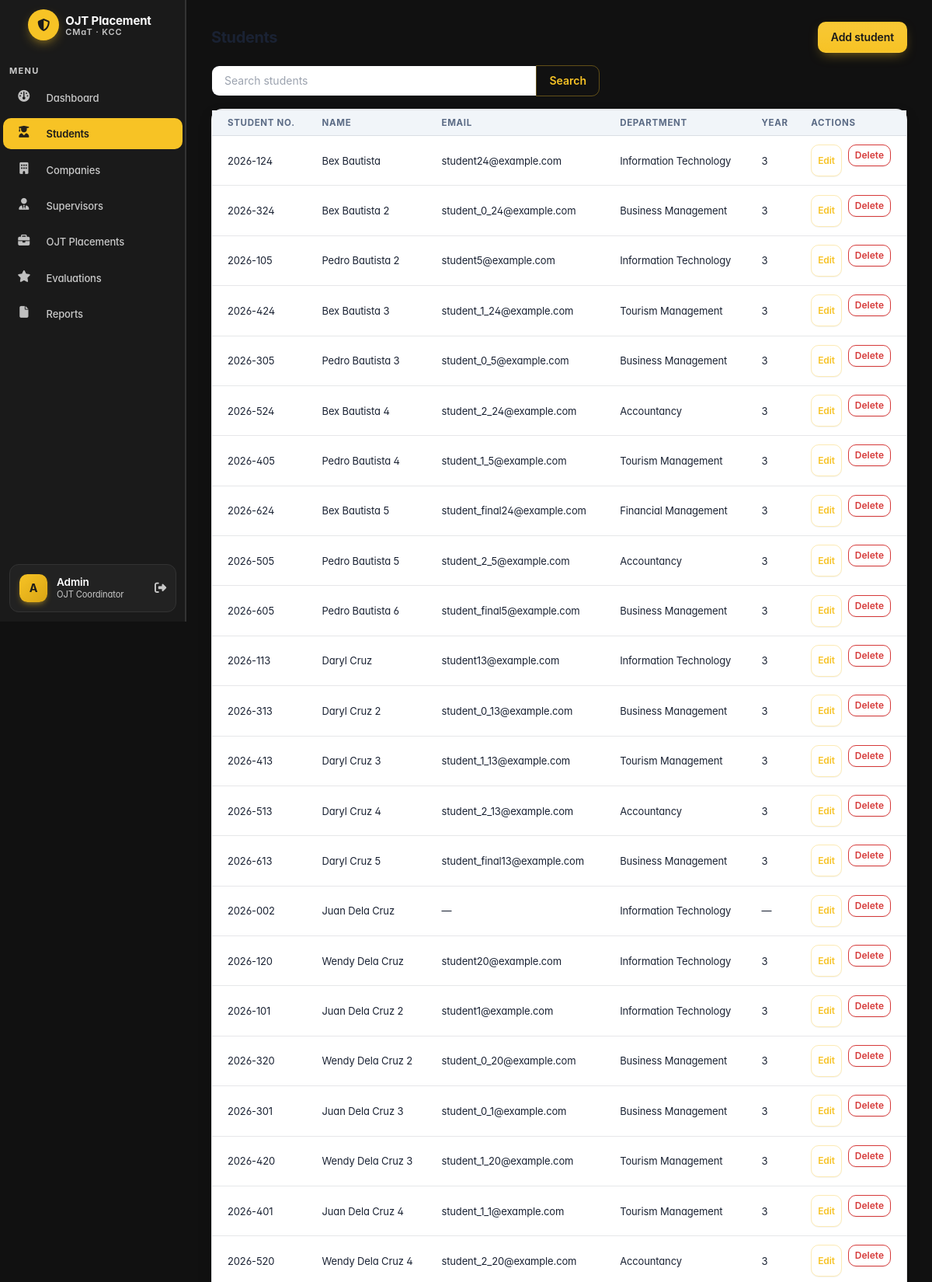
The app's page /students/ (signed in, upper part) with its own data.
### apps/students/models.py (models this page shows, shortened)
class Student(models.Model):
    student_number = models.CharField(max_length=20, unique=True)
    first_name = models.CharField(max_length=50)
    last_name = models.CharField(max_length=50)
    email = models.EmailField(max_length=100, blank=True)
    contact_no = models.CharField(max_length=20, blank=True)
    year_level = models.PositiveSmallIntegerField(
        null=True,
        blank=True,
        validators=[MinValueValidator(1), MaxValueValidator(5)],
    )
    department = models.ForeignKey(Department, on_delete=models.PROTECT, related_name='students')
    class Meta:
        ordering = ['last_name', 'first_name']

### apps/departments/models.py (models this page shows, shortened)
class Department(models.Model):
    department_name = models.CharField(max_length=100, unique=True)
    department_head = models.CharField(max_length=100, blank=True)
    class Meta:
        ordering = ['department_name']

### apps/students/views.py (the view, shortened to what this page needs)
# urls.py: path('', views.student_list, name='list'),
@login_required(login_url='login')
def student_list(request):
    query = request.GET.get('q', '').strip()
    students = Student.objects.select_related('department')
    return render(request, 'students/student_list.html', {'students': students, 'query': query})

### apps/context_processors.py (called while the page is built)
def placement_context(request):
    first_placement_id = None
    try:
        from apps.placements.models import Placement
        first_placement = Placement.objects.order_by('-start_date').first()
        if first_placement is not None:
            first_placement_id = first_placement.pk
    except Exception:
        first_placement_id = None
    return {'first_placement_id': first_placement_id}

def student_context(request):
    is_student = False
    if request.user.is_authenticated:
        email = getattr(request.user, 'email', '') or ''
        if email:
            from apps.students.models import Student
            is_student = Student.objects.filter(email__iexact=email).exists()
    return {'is_student': is_student}

def supervisor_context(request):
    is_supervisor = False
    if request.user.is_authenticated:
        email = getattr(request.user, 'email', '') or ''
        if email:
            from apps.supervisors.models import Supervisor
            is_supervisor = Supervisor.objects.filter(email__iexact=email).exists()
    return {'is_supervisor': is_supervisor}

### templates/students/student_list.html (shortened to what this page needs)
{% extends "theme/base.html" %}
{% block content %}
<div class="container-xl">
  <div class="page-header d-print-none mb-3">
    <div class="row align-items-center">
      <div class="col"><h2 class="page-title">Students</h2></div>
      <div class="col-auto"><a class="btn btn-primary" href="{% url 'students:create' %}">Add student</a></div>
    </div>
  </div>
  <form method="get" class="mb-3">
    <div class="input-group" style="max-width: 500px;">
      <input class="form-control" type="search" name="q" value="{{ query }}" placeholder="Search students">
      <button class="btn btn-outline-primary" type="submit">Search</button>
    </div>
  </form>
  <div class="card">
    <div class="table-responsive">
      <table class="table table-vcenter card-table">
        <thead><tr><th>Student no.</th><th>Name</th><th>Email</th><th>Department</th><th>Year</th><th class="w-1">Actions</th></tr></thead>
        <tbody>
          {% for student in students %}
          <tr>
            <td>{{ student.student_number }}</td>
            <td>{{ student.first_name }} {{ student.last_name }}</td>
            <td>{{ student.email|default:"—" }}</td>
            <td>{{ student.department.department_name }}</td>
            <td>{{ student.year_level|default:"—" }}</td>
            <td><div class="d-flex gap-2">
              <a class="btn btn-sm btn-outline-primary" href="{% url 'students:update' student.pk %}">Edit</a>
              <form method="post" action="{% url 'students:delete' student.pk %}" onsubmit="return confirm('Delete this student?');">
                {% csrf_token %}<button class="btn btn-sm btn-outline-danger" type="submit">Delete</button>
              </form>
            </div></td>
          </tr>
          {% empty %}<tr><td colspan="6" class="text-center text-muted p-4">No students found.</td></tr>{% endfor %}
        </tbody>
      </table>
    </div>
  </div>
</div>
{% endblock %}

### templates/theme/sidebar.html (shortened to what this page needs)
<aside class="navbar navbar-vertical navbar-expand-lg navbar-dark dh-sidebar">
  <div class="container-fluid">
    <div class="navbar-brand navbar-brand-autodark dh-brand">
      <a href="{% url 'dashboard' %}" class="d-flex align-items-center gap-2 text-decoration-none">
        <span class="dh-brand-mark">
          <i class="fa-solid fa-shield-halved"></i>
        </span>
        <span class="lh-1">
          <span class="dh-brand-name">OJT Placement</span>
          <span class="dh-brand-sub">CMaT · KCC</span>
        </span>
      </a>
    </div>
    <div class="collapse navbar-collapse" id="sidebar-menu">
      <ul class="navbar-nav pt-lg-2 py-lg-2">
        <li class="nav-item">
          <span class="dh-nav-section">MENU</span>
        </li>
        <li class="nav-item mb-1">
          <a
            class="nav-link {% if request.resolver_match.url_name == 'dashboard' %}active{% endif %}"
            href="{% url 'dashboard' %}"
            aria-current="{% if request.resolver_match.url_name == 'dashboard' %}page{% else %}false{% endif %}"
          >
            <span class="nav-link-icon d-md-none d-lg-inline-block">
              <i class="fa fa-dashboard"></i>
            </span>
            <span class="nav-link-title">Dashboard</span>
          </a>
        </li>
        <li class="nav-item mb-1">
          <a
            class="nav-link {% if request.resolver_match.app_name == 'students' %}active{% endif %}"
            href="{% url 'students:list' %}"
            aria-current="{% if request.resolver_match.app_name == 'students' %}page{% else %}false{% endif %}"
          >
            <span class="nav-link-icon d-md-none d-lg-inline-block">
              <i class="fas fa-user-graduate"></i>
            </span>
            <span class="nav-link-title">Students</span>
          </a>
        </li>
        <li class="nav-item mb-1">
          <a
            class="nav-link {% if request.resolver_match.app_name == 'companies' %}active{% endif %}"
            href="{% url 'companies:list' %}"
            aria-current="{% if request.resolver_match.app_name == 'companies' %}page{% else %}false{% endif %}"
          >
            <span class="nav-link-icon d-md-none d-lg-inline-block">
              <i class="fas fa-building"></i>
            </span>
            <span class="nav-link-title">Companies</span>
          </a>
        </li>
        <li class="nav-item mb-1">
          <a
            class="nav-link {% if request.resolver_match.app_name == 'supervisors' %}active{% endif %}"
            href="{% url 'supervisors:list' %}"
            aria-current="{% if request.resolver_match.app_name == 'supervisors' %}page{% else %}false{% endif %}"
          >
            <span class="nav-link-icon d-md-none d-lg-inline-block">
              <i class="fas fa-user-tie"></i>
            </span>
            <span class="nav-link-title">Supervisors</span>
          </a>
        </li>
        <li class="nav-item mb-1">
          <a
            class="nav-link {% if request.resolver_match.app_name == 'placements' %}active{% endif %}"
            href="{% url 'placements:list' %}"
            aria-current="{% if request.resolver_match.app_name == 'placements' %}page{% else %}false{% endif %}"
          >
            <span class="nav-link-icon d-md-none d-lg-inline-block">
              <i class="fa fa-briefcase"></i>
            </span>
            <span class="nav-link-title">OJT Placements</span>
          </a>
        </li>
        {% if first_placement_id %}
        <li class="nav-item mb-1">
          <a
            class="nav-link {% if request.resolver_match.url_name == 'evaluation_list' %}active{% endif %}"
            href="{% url 'placements:evaluation_list' first_placement_id %}"
            aria-current="{% if request.resolver_match.url_name == 'evaluation_list' %}page{% else %}false{% endif %}"
          >
            <span class="nav-link-icon d-md-none d-lg-inline-block">
              <i class="fa fa-star"></i>
            </span>
            <span class="nav-link-title">Evaluations</span>
          </a>
        </li>
        {% endif %}
        {% if first_placement_id %}
        <li class="nav-item mb-1">
          <a
            class="nav-link {% if request.resolver_match.url_name == 'report_list' %}active{% endif %}"
            href="{% url 'placements:report_list' first_placement_id %}"
            aria-current="{% if request.resolver_match.url_name == 'report_list' %}page{% else %}false{% endif %}"
          >
            <span class="nav-link-icon d-md-none d-lg-inline-block">
              <i class="fa fa-file"></i>
            </span>
            <span class="nav-link-title">Reports</span>
          </a>
        </li>
        {% endif %}
      </ul>
      <div class="dh-nav-sidebar-footer">
        <div class="dh-user-card">
          <span class="dh-avatar">{{ request.user.first_name|first|upper|default:"A" }}</span>
          <div class="dh-user-meta">
            <span class="dh-user-name">{{ request.user.get_full_name|default:"Admin" }}</span>
            <span class="dh-user-role">OJT Coordinator</span>
          </div>
          <a class="dh-user-logout" href="{% url 'logout' %}" title="Sign out">
            <i class="fa fa-sign-out-alt"></i>
          </a>
        </div>
      </div>
    </div>
  </div>
</aside>

### records on screen
Student: student_number "2026-124", first_name "Bex", last_name "Bautista", email "student24@example.com", department.department_name "Information Technology", year_level "3"
Student: student_number "2026-324", first_name "Bex", last_name "Bautista 2", email "student_0_24@example.com", department.department_name "Business Management", year_level "3"
Student: student_number "2026-105", first_name "Pedro", last_name "Bautista 2", email "student5@example.com", department.department_name "Information Technology", year_level "3"
Student: student_number "2026-424", first_name "Bex", last_name "Bautista 3", email "student_1_24@example.com", department.department_name "Tourism Management", year_level "3"
Student: student_number "2026-305", first_name "Pedro", last_name "Bautista 3", email "student_0_5@example.com", department.department_name "Business Management", year_level "3"
Student: student_number "2026-524", first_name "Bex", last_name "Bautista 4", email "student_2_24@example.com", department.department_name "Accountancy", year_level "3"
Student: student_number "2026-405", first_name "Pedro", last_name "Bautista 4", email "student_1_5@example.com", department.department_name "Tourism Management", year_level "3"
Student: student_number "2026-624", first_name "Bex", last_name "Bautista 5", email "student_final24@example.com", department.department_name "Financial Management", year_level "3"
Student: student_number "2026-505", first_name "Pedro", last_name "Bautista 5", email "student_2_5@example.com", department.department_name "Accountancy", year_level "3"
Student: student_number "2026-605", first_name "Pedro", last_name "Bautista 6", email "student_final5@example.com", department.department_name "Business Management", year_level "3"
Student: student_number "2026-113", first_name "Daryl", last_name "Cruz", email "student13@example.com", department.department_name "Information Technology", year_level "3"
Student: student_number "2026-313", first_name "Daryl", last_name "Cruz 2", email "student_0_13@example.com", department.department_name "Business Management", year_level "3"
Student: student_number "2026-413", first_name "Daryl", last_name "Cruz 3", email "student_1_13@example.com", department.department_name "Tourism Management", year_level "3"
Student: student_number "2026-513", first_name "Daryl", last_name "Cruz 4", email "student_2_13@example.com", department.department_name "Accountancy", year_level "3"
Student: student_number "2026-613", first_name "Daryl", last_name "Cruz 5", email "student_final13@example.com", department.department_name "Business Management", year_level "3"
Student: student_number "2026-002", first_name "Juan", last_name "Dela Cruz", email "—", department.department_name "Information Technology", year_level "—"
Student: student_number "2026-120", first_name "Wendy", last_name "Dela Cruz", email "student20@example.com", department.department_name "Information Technology", year_level "3"
Student: student_number "2026-101", first_name "Juan", last_name "Dela Cruz 2", email "student1@example.com", department.department_name "Information Technology", year_level "3"
Student: student_number "2026-320", first_name "Wendy", last_name "Dela Cruz 2", email "student_0_20@example.com", department.department_name "Business Management", year_level "3"
Student: student_number "2026-301", first_name "Juan", last_name "Dela Cruz 3", email "student_0_1@example.com", department.department_name "Business Management", year_level "3"
Student: student_number "2026-420", first_name "Wendy", last_name "Dela Cruz 3", email "student_1_20@example.com", department.department_name "Tourism Management", year_level "3"
Student: student_number "2026-401", first_name "Juan", last_name "Dela Cruz 4", email "student_1_1@example.com", department.department_name "Tourism Management", year_level "3"
Student: student_number "2026-520", first_name "Wendy", last_name "Dela Cruz 4", email "student_2_20@example.com", department.department_name "Accountancy", year_level "3"

### other values on screen
{{ request.user.first_name|first|upper|default:"A" }} "A"
{{ request.user.get_full_name|default:"Admin" }} "Admin"
